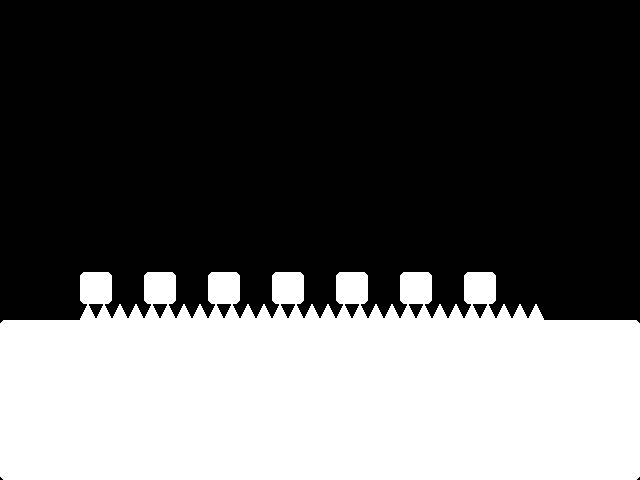

The image is a tile-based game level rendered from a .tmx file. Its description and source (layers, tilesets, objects; grid data summarised) follow:
An orthogonal 40x30 tile map with 16x16 px tiles, 4 tile layers (platforms, spikes, platforms2, spikes2) and 2 objects.

<map version="1.9" tiledversion="1.9.2" orientation="orthogonal" renderorder="right-down" width="40" height="30" tilewidth="16" tileheight="16" infinite="0" nextlayerid="9" nextobjectid="6">
 <editorsettings>
  <export target="lv4.csv" format="csv" />
 </editorsettings>
 <tileset firstgid="1" name="tileset" tilewidth="16" tileheight="16" tilecount="81" columns="9">
  <image source="../images/tileset.png" width="144" height="144" />
 </tileset>
 <layer id="1" name="platforms" width="40" height="30">
  <data>[1200 cells, 400 non-empty, 5 distinct tile ids]</data>
 </layer>
 <layer id="2" name="spikes" width="40" height="30">
  <data>[1200 cells, 29 non-empty, 1 distinct tile ids]</data>
 </layer>
 <layer id="4" name="platforms2" width="40" height="30">
  <data>[1200 cells, 28 non-empty, 4 distinct tile ids]</data>
 </layer>
 <layer id="3" name="spikes2" width="40" height="30">
  <data>[1200 cells, 0 non-empty, 0 distinct tile ids]</data>
 </layer>
 <objectgroup id="5" name="text" />
 <objectgroup id="6" name="player">
  <object id="3" x="32" y="288" width="16" height="16" />
 </objectgroup>
 <objectgroup id="8" name="end">
  <object id="5" x="608" y="304" width="16" height="16">
   <properties>
    <property name="next" value="lv5" />
   </properties>
  </object>
 </objectgroup>
</map>
